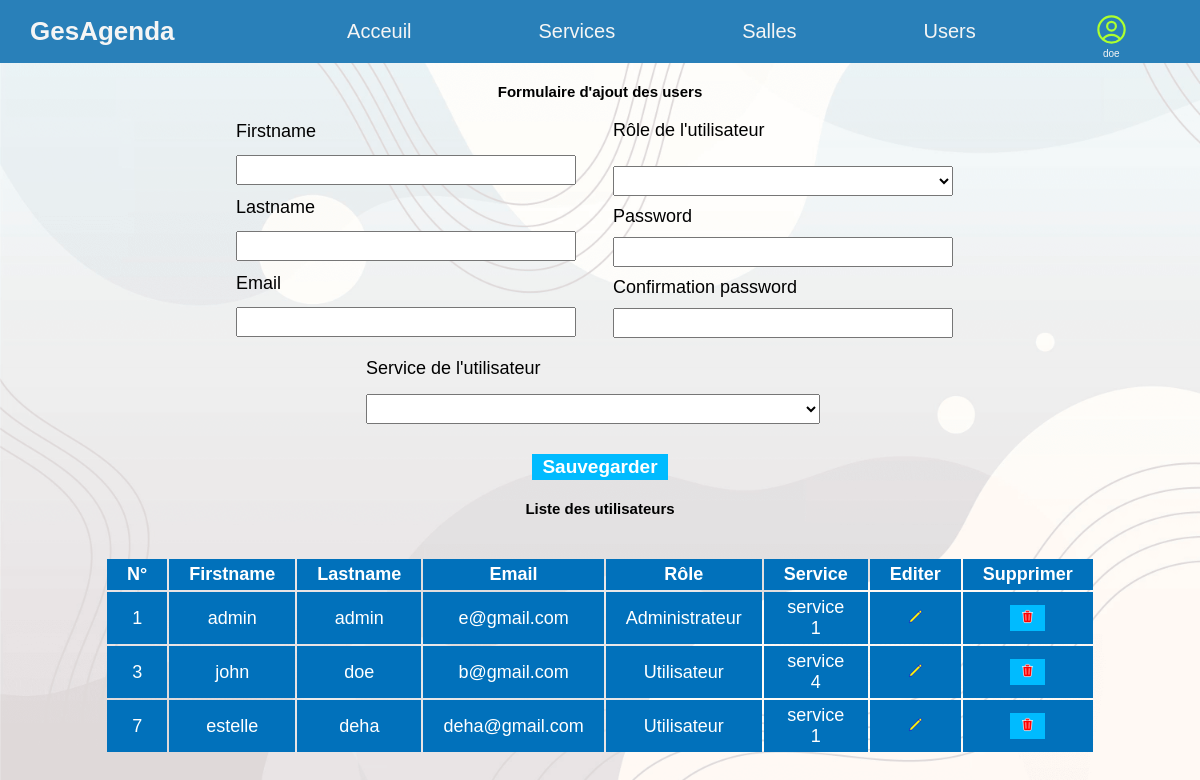
/Retrieve/addUsers (signed in), run on the app's committed database.
### tables this page shows
CREATE TABLE `users` (
  `user_id` int(11) NOT NULL,
  `user_firstname` varchar(255) NOT NULL,
  `user_lastname` varchar(255) NOT NULL,
  `user_email` varchar(255) NOT NULL,
  `user_password` varchar(255) NOT NULL,
  `user_role` tinyint(4) NOT NULL,
  `service_id` int(11) NOT NULL
);

CREATE TABLE `services` (
  `service_id` int(11) NOT NULL,
  `service_lib` varchar(255) NOT NULL
);

### App/Controllers/Retrieve.php (called while the page is built, shortened)
<?php
require_once("../App/Controllers/RegisterController.php");
class Retrieve {
    public function addUsers() {
        require("../App/Views/admin/usersPage.php");
    }
}

### public/index.php (called while the page is built, shortened)
<?php
require('../Core/Router.php');
$router = new Router();
$router->add("", ["controller"=>"Retrieve", "action"=>"home"]);
$router->add("{controller}/{action}");
$router->add("admin/{controller}/{action}");
$router->add("{controller}/{id:\d+}/{action}");
$router->match($url);
$router->dispatch($url);
?>

### App/Models/register.php (called while the page is built, shortened)
<?php
    class Register extends Connexion {
    public function selectService() {
        $conn = $this->connect();
            $sql = "SELECT * FROM `bootcamp_projet`.services";
            $stmt = $conn->prepare($sql);
            $stmt->execute();
            $result = $stmt->fetchAll();
        return $result;
    }
    public function showUsers() {
        $db = $this->connect();
        $sql = "SELECT * FROM `bootcamp_projet`.users, `bootcamp_projet`.services  WHERE `users`.service_id = `services`.service_id";
        $stmt = $db->prepare($sql);
        $stmt->execute();
        $result = $stmt->fetchAll();
        return $result;
    }
}

### App/Controllers/RegisterController.php (called while the page is built, shortened)
<?php
require("../App/Models/register.php");
class RegisterController {
    public function selectServiceUser() {
        $this->model = new Register();
        $stmt = $this->model->selectService();
        return $stmt;
    }
    public function showUsers() {
        $this->model = new Register();
        $array = $this->model->showUsers();
        return $array;
    }
}
?>

### App/Views/admin/usersPage.php (the view, shortened to what this page needs)
<?php
require_once "../App/Views/inc/header.php";
require_once("../App/Controllers/RegisterController.php");
    $stmt = new RegisterController();
    $arr = $stmt->showUsers();
?>
<body>
    <h2>Formulaire d'ajout des users</h2>
    <div class="content">
        <form action="/RegisterController/insertUsers" method="POST">
            <div class="addUsers">
                <div class="left">
                    <label for="firstname">Firstname</label>
                    <input type="text" name="firstname" id="firstname">
                    <label for="lastname">Lastname</label>
                    <input type="text" name="lastname" id="lastname">
                    <label for="email">Email</label>
                    <input type="email" name="email" id="email">
                </div>
                <div class="right">
                    <label for="user_role">Rôle de l'utilisateur</label>
                    <select name="user_role" id="role">
                        <option value="" selected desable></option>
                        <option value="0">Administrateur Service</option>
                    </select>
                    <label for="password">Password</label>
                    <input type="password" name="password">
                    <label for="pwd">Confirmation password</label>
                    <input type="password" name="confirm_pwd">
                </div>
                <div>
                    <label for="service">Service de l'utilisateur</label>
                    <select name="service">
                        <option value="" selected disabled></option>
                        <?php
                            $controleur = new RegisterController();
                            $stmt = $controleur->selectServiceUser();
                            foreach ($stmt as $key => $value) {
                        ?>
                        <option value="<?php echo $stmt[$key]["service_id"];?>"> <?php echo $stmt[$key]["service_lib"];?> </option>
                        <?php
                            }
                        ?>
                    </select>
                </div>
            </div>
            <button type="submit" name="ajouter">Sauvegarder</button>
        </form>
    </div>
    <h2>Liste des utilisateurs</h2>
    <table class="table">
        <thead>
            <th>N°</th>
            <th>Firstname</th>
            <th>Lastname</th>
            <th>Email</th>
            <th>Rôle</th>
            <th>Service</th>
            <th>Editer</th>
            <th>Supprimer</th>
        </thead>
        <tbody>
            <?php foreach($arr as $key => $value) : ?>
            <tr class="list">
                <td><?= $value["user_id"]; ?></td>
                <td><?= $value["user_firstname"]; ?></td>
                <td><?= $value["user_lastname"]; ?></td>
                <td><?= $value["user_email"]; ?></td>
                <?php
                    $user_role = $value["user_role"];
                    if($user_role === 0) {
                        $user_role = "Administrateur";
                    } else {
                        $user_role = "Utilisateur";
                    }
                ?>
                <td><?= $user_role; ?></td>
                <td><?= $value["service_lib"]; ?></td>
                <td class="colSvg">
                    <a href="/Retrieve/<?= $value["user_id"] ?>/modify" class="user">
                        <svg fill="yellow" viewBox="0 0 24 24" width="15" stroke="currentColor" class="w-6 h-6">
                        <path stroke-linecap="round" stroke-linejoin="round" d="M16.862 4.487l1.687-1.688a1.875 1.875 0 112.652 2.652L6.832 19.82a4.5 4.5 0 01-1.897 1.13l-2.685.8.8-2.685a4.5 4.5 0 011.13-1.897L16.863 4.487zm0 0L19.5 7.125" />
                        </svg>
                    </a>
                </td>
                <td class="colSvg">
                    <form action="/RegisterController/deleteUsers" method="post">
                        <button type="submit" name="delete">
                        </button>
                    </form>
                </td>
            </tr>
            <?php endforeach; ?>
        </tbody>
    </table>
</body>

### public/css/style.css (style rules this page uses)
html { font-size: 62.5%; }
:root { --firstFontFamily: 'Montserrat', sans-serif; --secondFontFamily: Verdana, Geneva, Tahoma, sans-serif; --firstTitle: 2.5rem; --secondTitle: 1.8rem; --label: 2rem; --firstColor: #ffffff; --secondColor: #6dd5fa; --tertioColor: #2980b9; --hoverColor: #00bbff; --activeColor: #0171bb; }
*, *::after, *::before { box-sizing: border-box; padding: 0; margin: 0; }
body { height: 100vh; font-family: var(--firstFontFamily); background-image: url(/images/bg-light.png); background-position: center; background-repeat: no-repeat; background-size: cover; }
input { font-family: var(--secondFontFamily); font-size: 14px; }
a { text-decoration: none; }
form { text-align: center; }
h2 { margin-block: 2rem; text-align: center; }
form>button { font-size: 1.9rem; font-weight: bold; color: var(--firstColor); background: var(--hoverColor); padding: 2px 10px ; border:none; cursor: pointer; transition: all 0.8s; }
table.table { width: 70vw; margin: 4rem auto; text-align: center; font-size: var(--secondTitle); }
.table th, .table td { padding: .5rem 2rem; margin: 3rem; background-color: #0171bb; color: var(--firstColor); }
.table .colSvg { width: 2%; }
div .content form { margin: 0 auto; max-width: 65%; }
form .addUsers { display: flex; flex-wrap: wrap; justify-content: space-evenly; }
.addUsers .left, .addUsers .right { display: flex; flex-direction: column; justify-content: space-around; gap: 1rem; flex-basis: 45%; }
.addUsers input, .addUsers select { height: 3rem; width: 97%; }
.addUsers select { margin-top: 1.5rem; }
.addUsers div:last-child { margin: 2rem auto; width: 60%; text-align: left; }
.addUsers label, .addUsers>label { font-size: var(--secondTitle); text-align: left; }
.content button { margin-top: 1rem; }

### data on the page
users: user_id "1", user_firstname "admin", user_lastname "admin", user_email "e@gmail.com", user_role "Administrateur", service.service_lib "service 1"
users: user_id "3", user_firstname "john", user_lastname "doe", user_email "b@gmail.com", user_role "Utilisateur", service.service_lib "service 4"
users: user_id "7", user_firstname "estelle", user_lastname "deha", user_email "deha@gmail.com", user_role "Utilisateur", service.service_lib "service 1"

### other printed values
$_SESSION['lastname'] "doe"
